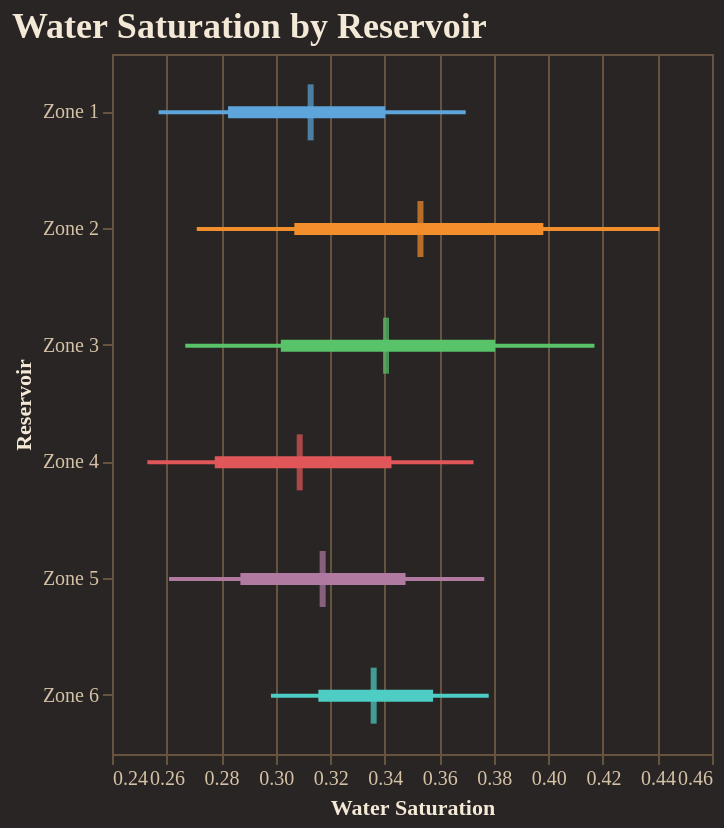

This figure's notebook cell:
### Code cell
fig = reporter.plotter.forest_plot(
    "Water Saturation", 
    backend=PLOTTING_BACKEND
)
fig.show()

### Figure 1 — Vega-Lite specification as saved in the notebook (floating-point values rounded to 4 significant figures)
{"config": {"background": "#292524", "view": {"fill": "#292524", "stroke": "#665340"}, "title": {"color": "#f4e9d7", "font": "Merriweather", "fontSize": 18, "fontWeight": 600, "subtitleColor": "#d5c2a6", "anchor": "start"}, "axis": {"domainColor": "#665340", "gridColor": "#665340", "tickColor": "#665340", "labelColor": "#d5c2a6", "titleColor": "#f4e9d7", "labelFont": "Merriweather", "titleFont": "Merriweather"}, "legend": {"titleColor": "#f4e9d7", "labelColor": "#d5c2a6", "labelFont": "Merriweather", "titleFont": "Merriweather", "orient": "top-right", "symbolType": "circle"}, "header": {"labelColor": "#d5c2a6", "titleColor": "#f4e9d7", "labelFont": "Merriweather", "titleFont": "Merriweather"}, "mark": {"color": "#c78d3b"}, "line": {"color": "#c78d3b"}, "bar": {"color": "#c78d3b"}, "point": {"color": "#ddb06d"}, "area": {"color": "#c78d3b", "opacity": 0.35}, "text": {"color": "#f4e9d7", "font": "Merriweather"}, "range": {"category": ["#5DA5DA", "#F28E2B", "#59C36A", "#E15759", "#B07AA1", "#4ECDC4", "#FF9DA7", "#EDC948"]}}, "layer": [{"mark": {"type": "rule", "strokeWidth": 2}, "encoding": {"color": {"field": "group", "legend": null, "type": "nominal"}, "x": {"field": "p10", "scale": {"zero": false}, "title": "Water Saturation", "type": "quantitative"}, "x2": {"field": "p90"}, "y": {"field": "group", "sort": ["Zone 1", "Zone 2", "Zone 3", "Zone 4", "Zone 5", "Zone 6"], "title": "Reservoir", "type": "nominal"}}}, {"mark": {"type": "rule", "strokeWidth": 6}, "encoding": {"color": {"field": "group", "legend": null, "type": "nominal"}, "x": {"field": "p25", "scale": {"zero": false}, "title": "Water Saturation", "type": "quantitative"}, "x2": {"field": "p75"}, "y": {"field": "group", "sort": ["Zone 1", "Zone 2", "Zone 3", "Zone 4", "Zone 5", "Zone 6"], "title": "Reservoir", "type": "nominal"}}}, {"mark": {"type": "tick", "color": "black", "size": 28, "thickness": 3}, "encoding": {"color": {"field": "group", "legend": null, "type": "nominal"}, "tooltip": [{"field": "group", "title": "Group", "type": "nominal"}, {"field": "p10", "title": "P10", "type": "quantitative"}, {"field": "p25", "title": "P25", "type": "quantitative"}, {"field": "median", "title": "Median", "type": "quantitative"}, {"field": "p75", "title": "P75", "type": "quantitative"}, {"field": "p90", "title": "P90", "type": "quantitative"}], "x": {"field": "median", "scale": {"zero": false}, "title": "Water Saturation", "type": "quantitative"}, "y": {"field": "group", "sort": ["Zone 1", "Zone 2", "Zone 3", "Zone 4", "Zone 5", "Zone 6"], "title": "Reservoir", "type": "nominal"}}}], "data": {"name": "data-97cc82dfc05ddf4029aa0da483b60998"}, "height": 350, "title": "Water Saturation by Reservoir", "width": "container", "$schema": "https://vega.github.io/schema/vega-lite/v5.20.1.json", "datasets": {"data-97cc82dfc05ddf4029aa0da483b60998": [{"group": "Zone 1", "p10": 0.2571, "p25": 0.2826, "median": 0.3128, "p75": 0.3401, "p90": 0.3697}, {"group": "Zone 2", "p10": 0.2711, "p25": 0.3069, "median": 0.3531, "p75": 0.3982, "p90": 0.4408}, {"group": "Zone 3", "p10": 0.2669, "p25": 0.3019, "median": 0.3405, "p75": 0.3805, "p90": 0.4169}, {"group": "Zone 4", "p10": 0.253, "p25": 0.2777, "median": 0.3088, "p75": 0.3425, "p90": 0.3725}, {"group": "Zone 5", "p10": 0.2609, "p25": 0.2871, "median": 0.3172, "p75": 0.3476, "p90": 0.3765}, {"group": "Zone 6", "p10": 0.2983, "p25": 0.3157, "median": 0.3359, "p75": 0.3577, "p90": 0.3781}]}}
